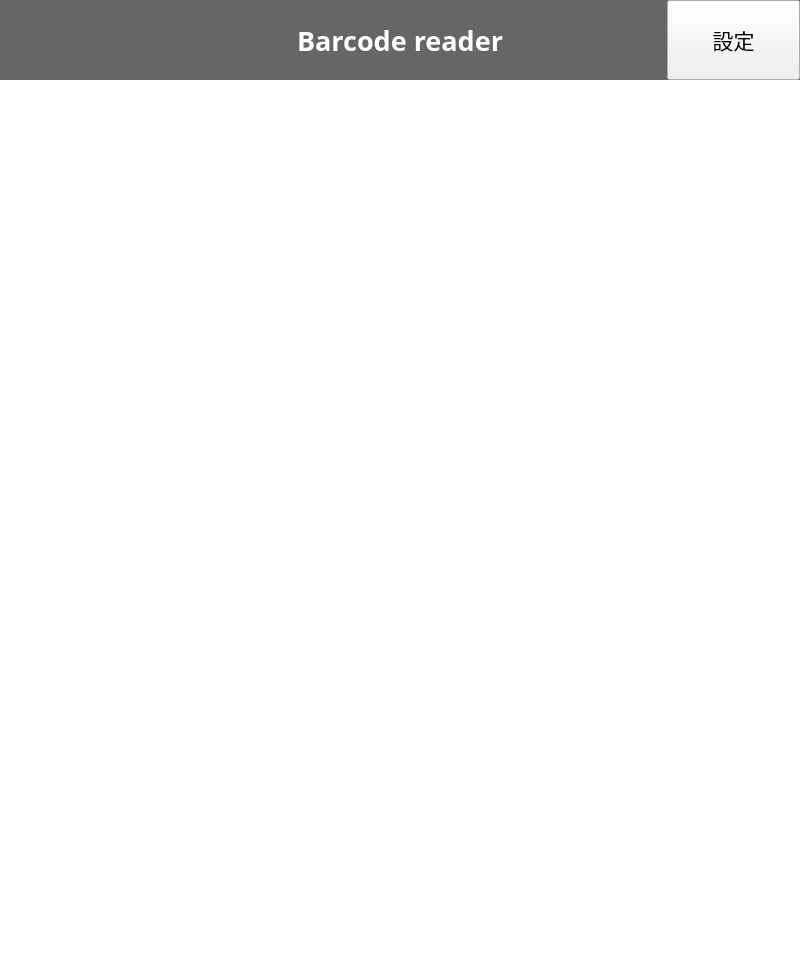
<?xml version="1.0" encoding="UTF-8"?>
<ui version="4.0">
 <class>StageBarcode</class>
 <widget class="QWidget" name="StageBarcode">
  <property name="geometry">
   <rect>
    <x>0</x>
    <y>0</y>
    <width>800</width>
    <height>980</height>
   </rect>
  </property>
  <property name="windowTitle">
   <string>Form</string>
  </property>
  <layout class="QGridLayout" name="gridLayout">
   <property name="leftMargin">
    <number>0</number>
   </property>
   <property name="topMargin">
    <number>0</number>
   </property>
   <property name="rightMargin">
    <number>0</number>
   </property>
   <property name="bottomMargin">
    <number>0</number>
   </property>
   <property name="spacing">
    <number>0</number>
   </property>
   <item row="0" column="0">
    <widget class="QWidget" name="wBg" native="true">
     <property name="styleSheet">
      <string notr="true">QWidget#wBg{background-color: rgb(255, 255, 255);}
</string>
     </property>
     <layout class="QGridLayout" name="gridLayout_2">
      <property name="leftMargin">
       <number>0</number>
      </property>
      <property name="topMargin">
       <number>0</number>
      </property>
      <property name="rightMargin">
       <number>0</number>
      </property>
      <property name="bottomMargin">
       <number>0</number>
      </property>
      <property name="spacing">
       <number>0</number>
      </property>
      <item row="0" column="0">
       <widget class="QWidget" name="wTitle" native="true">
        <property name="minimumSize">
         <size>
          <width>0</width>
          <height>80</height>
         </size>
        </property>
        <property name="maximumSize">
         <size>
          <width>16777215</width>
          <height>160</height>
         </size>
        </property>
        <property name="styleSheet">
         <string notr="true">QWidget#wTitle{background-color: rgb(102, 102, 102);}</string>
        </property>
        <layout class="QGridLayout" name="gridLayout_5" columnstretch="1,4,1">
         <property name="leftMargin">
          <number>0</number>
         </property>
         <property name="topMargin">
          <number>0</number>
         </property>
         <property name="rightMargin">
          <number>0</number>
         </property>
         <property name="bottomMargin">
          <number>0</number>
         </property>
         <property name="spacing">
          <number>0</number>
         </property>
         <item row="0" column="2">
          <widget class="QPushButton" name="btnSub0">
           <property name="sizePolicy">
            <sizepolicy hsizetype="Minimum" vsizetype="Minimum">
             <horstretch>0</horstretch>
             <verstretch>0</verstretch>
            </sizepolicy>
           </property>
           <property name="font">
            <font>
             <pointsize>16</pointsize>
            </font>
           </property>
           <property name="text">
            <string>設定</string>
           </property>
          </widget>
         </item>
         <item row="0" column="1">
          <widget class="QLabel" name="label_3">
           <property name="font">
            <font>
             <family>American Typewriter</family>
             <pointsize>20</pointsize>
             <weight>75</weight>
             <bold>true</bold>
            </font>
           </property>
           <property name="styleSheet">
            <string notr="true">color: rgb(255, 255, 255);</string>
           </property>
           <property name="text">
            <string>Barcode reader</string>
           </property>
           <property name="alignment">
            <set>Qt::AlignCenter</set>
           </property>
          </widget>
         </item>
         <item row="0" column="0">
          <widget class="QWidget" name="widget_2" native="true">
           <property name="font">
            <font>
             <pointsize>16</pointsize>
            </font>
           </property>
           <property name="styleSheet">
            <string notr="true">background-color: rgba(255, 255, 255, 0);</string>
           </property>
          </widget>
         </item>
        </layout>
       </widget>
      </item>
      <item row="1" column="0">
       <widget class="QWidget" name="wBody" native="true">
        <layout class="QGridLayout" name="gridLayout_10">
         <property name="leftMargin">
          <number>0</number>
         </property>
         <property name="topMargin">
          <number>0</number>
         </property>
         <property name="rightMargin">
          <number>0</number>
         </property>
         <property name="bottomMargin">
          <number>0</number>
         </property>
         <property name="spacing">
          <number>0</number>
         </property>
         <item row="0" column="0">
          <widget class="QStackedWidget" name="stackedWidget">
           <property name="maximumSize">
            <size>
             <width>16777215</width>
             <height>880</height>
            </size>
           </property>
           <widget class="QWidget" name="page">
            <layout class="QGridLayout" name="gridLayout_23">
             <property name="leftMargin">
              <number>5</number>
             </property>
             <property name="topMargin">
              <number>5</number>
             </property>
             <property name="rightMargin">
              <number>5</number>
             </property>
             <property name="bottomMargin">
              <number>5</number>
             </property>
             <item row="3" column="0">
              <widget class="ItemBarcode" name="vBarcode3" native="true">
               <property name="minimumSize">
                <size>
                 <width>0</width>
                 <height>40</height>
                </size>
               </property>
               <property name="maximumSize">
                <size>
                 <width>16777215</width>
                 <height>400</height>
                </size>
               </property>
              </widget>
             </item>
             <item row="1" column="0">
              <widget class="ItemBarcode" name="vBarcode1" native="true">
               <property name="minimumSize">
                <size>
                 <width>0</width>
                 <height>40</height>
                </size>
               </property>
               <property name="maximumSize">
                <size>
                 <width>16777215</width>
                 <height>400</height>
                </size>
               </property>
              </widget>
             </item>
             <item row="0" column="0">
              <widget class="ItemBarcode" name="vBarcode0" native="true">
               <property name="minimumSize">
                <size>
                 <width>121</width>
                 <height>40</height>
                </size>
               </property>
               <property name="maximumSize">
                <size>
                 <width>16777215</width>
                 <height>400</height>
                </size>
               </property>
              </widget>
             </item>
             <item row="2" column="0">
              <widget class="ItemBarcode" name="vBarcode2" native="true">
               <property name="minimumSize">
                <size>
                 <width>0</width>
                 <height>40</height>
                </size>
               </property>
               <property name="maximumSize">
                <size>
                 <width>16777215</width>
                 <height>400</height>
                </size>
               </property>
              </widget>
             </item>
             <item row="4" column="0">
              <spacer name="verticalSpacer">
               <property name="orientation">
                <enum>Qt::Vertical</enum>
               </property>
               <property name="sizeHint" stdset="0">
                <size>
                 <width>20</width>
                 <height>40</height>
                </size>
               </property>
              </spacer>
             </item>
            </layout>
           </widget>
           <widget class="QWidget" name="page_2"/>
          </widget>
         </item>
        </layout>
       </widget>
      </item>
     </layout>
    </widget>
   </item>
  </layout>
 </widget>
 <customwidgets>
  <customwidget>
   <class>ItemBarcode</class>
   <extends>QWidget</extends>
   <header>ItemBarcode.h</header>
   <container>1</container>
  </customwidget>
 </customwidgets>
 <resources/>
 <connections/>
</ui>
